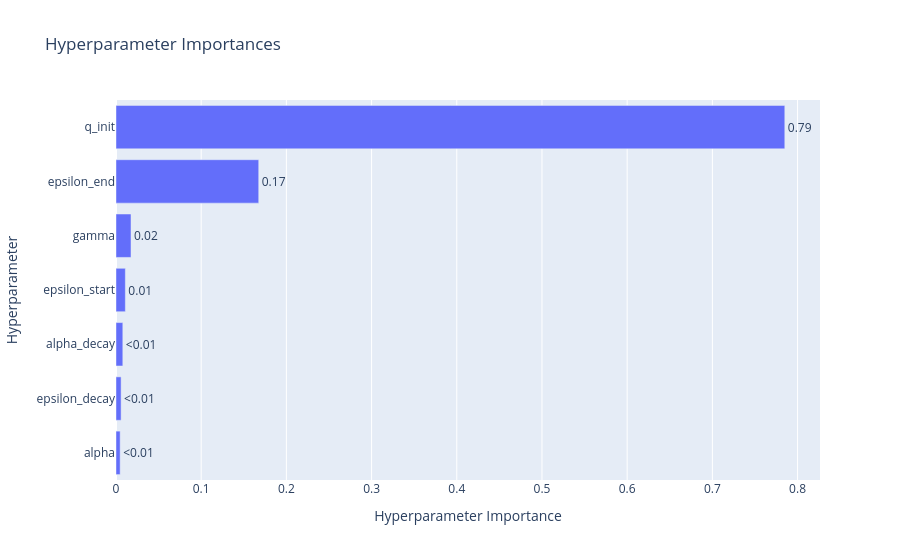

This figure's notebook cell:
### Code cell
optuna.visualization.plot_param_importances(study).show()

### Figure 1 — Plotly figure (JSON) as saved in the notebook; plotly's stock layout.template omitted (floating-point values rounded to 4 significant figures)
{"data": [{"cliponaxis": false, "hovertemplate": ["alpha (CategoricalDistribution): 0.004869868855621394<extra></extra>", "epsilon_decay (CategoricalDistribution): 0.005981192973650424<extra></extra>", "alpha_decay (CategoricalDistribution): 0.008010028680702037<extra></extra>", "epsilon_start (CategoricalDistribution): 0.010972435157704949<extra></extra>", "gamma (CategoricalDistribution): 0.017623006568154895<extra></extra>", "epsilon_end (CategoricalDistribution): 0.16752777707196365<extra></extra>", "q_init (CategoricalDistribution): 0.7850156906922028<extra></extra>"], "name": "Objective Value", "orientation": "h", "text": ["<0.01", "<0.01", "<0.01", "0.01", "0.02", "0.17", "0.79"], "textposition": "outside", "type": "bar", "x": [0.00487, 0.005981, 0.00801, 0.01097, 0.01762, 0.1675, 0.785], "y": ["alpha", "epsilon_decay", "alpha_decay", "epsilon_start", "gamma", "epsilon_end", "q_init"]}], "layout": {"title": {"text": "Hyperparameter Importances"}, "xaxis": {"title": {"text": "Hyperparameter Importance"}}, "yaxis": {"title": {"text": "Hyperparameter"}}}}
